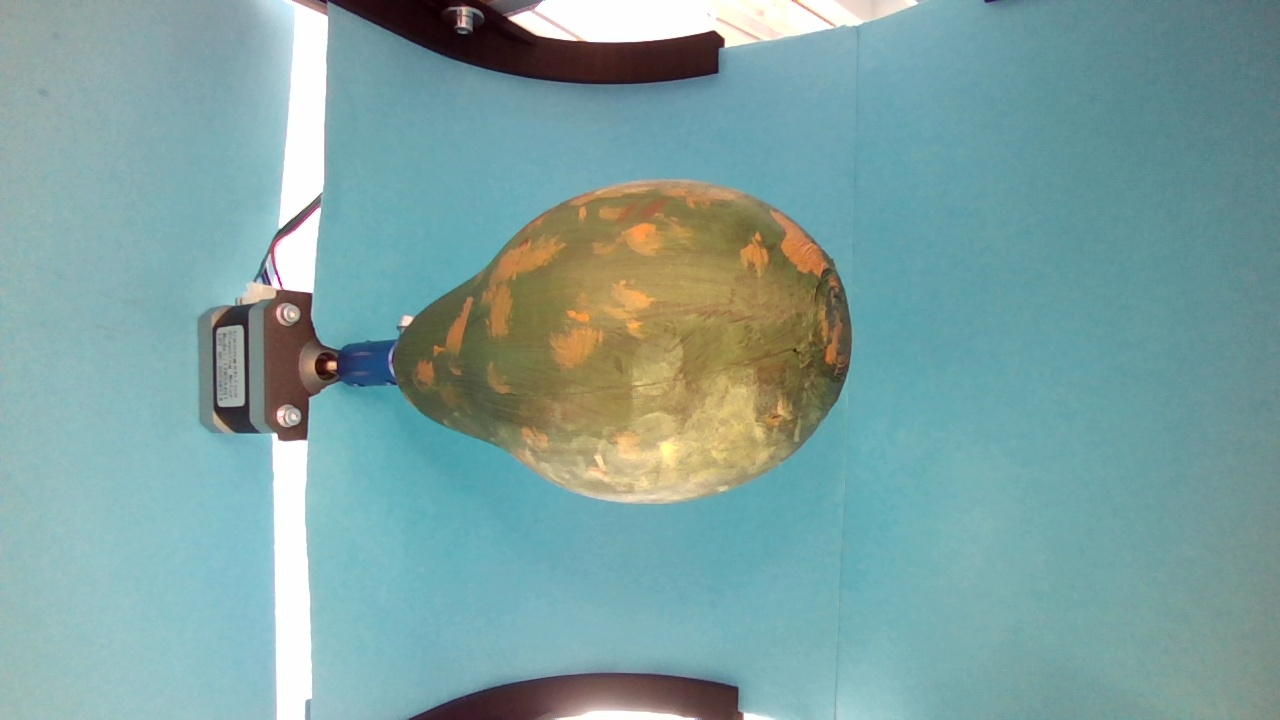
#> input picture datasets/machine4/images/test_125_1.jpg, 1280 x 720 px, found by its file name; its folder holds only this picture in this run
$ python crop_images.py
#> lines starting #> are read from the running program, lines starting #| are printed output that depends on the picture
import os
from PIL import Image
import cv2
import numpy as np

def crop_images(input_folder, output_folder, crop=[130, 400, 180, 300],  intensity=0.0):
#> called with input_folder = 'datasets/machine4/images', output_folder = 'datasets/machine4/images_cropped', intensity = 0
    os.makedirs(output_folder, exist_ok=True)

    for filename in os.listdir(input_folder):
        if filename.lower().endswith((".png", ".jpg", ".jpeg", ".bmp", ".tiff")):
            input_path = os.path.join(input_folder, filename)
            image = Image.open(input_path)
#> image is the input picture: PIL image 1280x720 RGB; mean R, G, B 126.3, 161.9, 160.5

            width, height = image.size
#> width = 1280; height = 720
            left = crop[3]
            top = crop[0]
            right = width - crop[1]
#> right = 960
            bottom = height - crop[2]
#> bottom = 540

            if right <= left or bottom <= top:
                print(f"Skipping {filename}: image too small to crop.")
                continue

            cropped = image.crop((left, top, right, bottom))
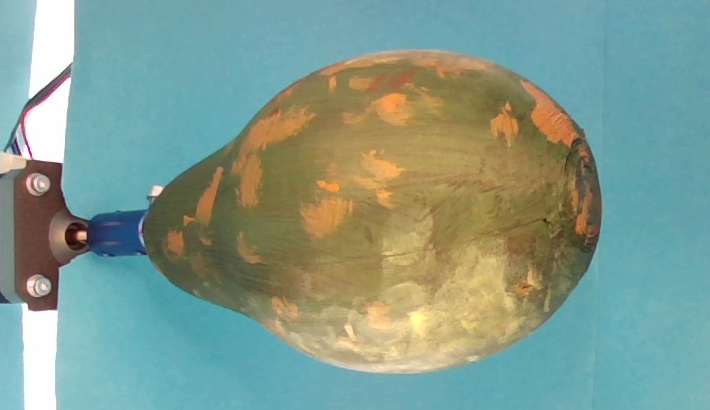
#> cropped: PIL image 710x410 RGB; mean R, G, B 130, 155.6, 142.4

            img_float = np.array(cropped).astype(np.float32) / 255.0

            # Convert to HSV to target bright regions
            hsv = cv2.cvtColor(img_float, cv2.COLOR_BGR2HSV)
#> hsv: shape (410, 710, 3) float32; mean H, S, V 111.5, 0.4, 0.7
            v = hsv[:, :, 2]
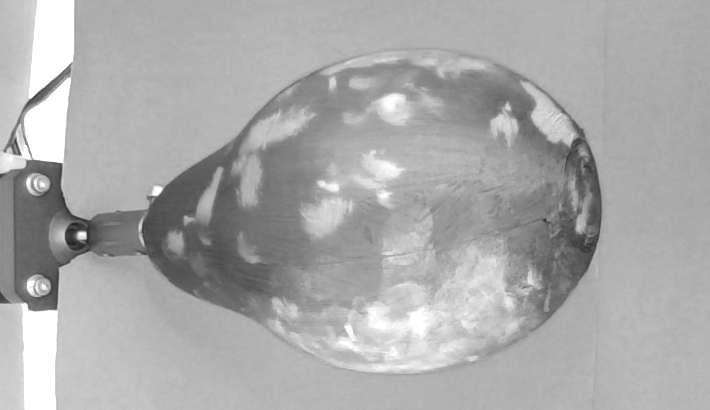
#> v: shape (410, 710) float32; min 0.125, max 1, mean 0.666

            # Reduce highlights: darken pixels with high brightness
            v = np.where(v > 0.8, v * (1 - intensity), v)
            hsv[:, :, 2] = np.clip(v, 0, 1)

            result = cv2.cvtColor(hsv, cv2.COLOR_HSV2BGR)
            result = (result * 255).astype(np.uint8)
            result = Image.fromarray(result)


            output_path = os.path.join(output_folder, filename)
            result.save(output_path)
            print(f"Cropped and saved: {output_path}")

# Example usage:
# crop_images("input_folder_path", "output_folder_path")

if __name__ == '__main__':
    crop_images("datasets/machine4/images", "datasets/machine4/images_cropped", crop=[130, 320, 180, 250])

$ run again, on datasets/machine4/images/test_125_211.jpg
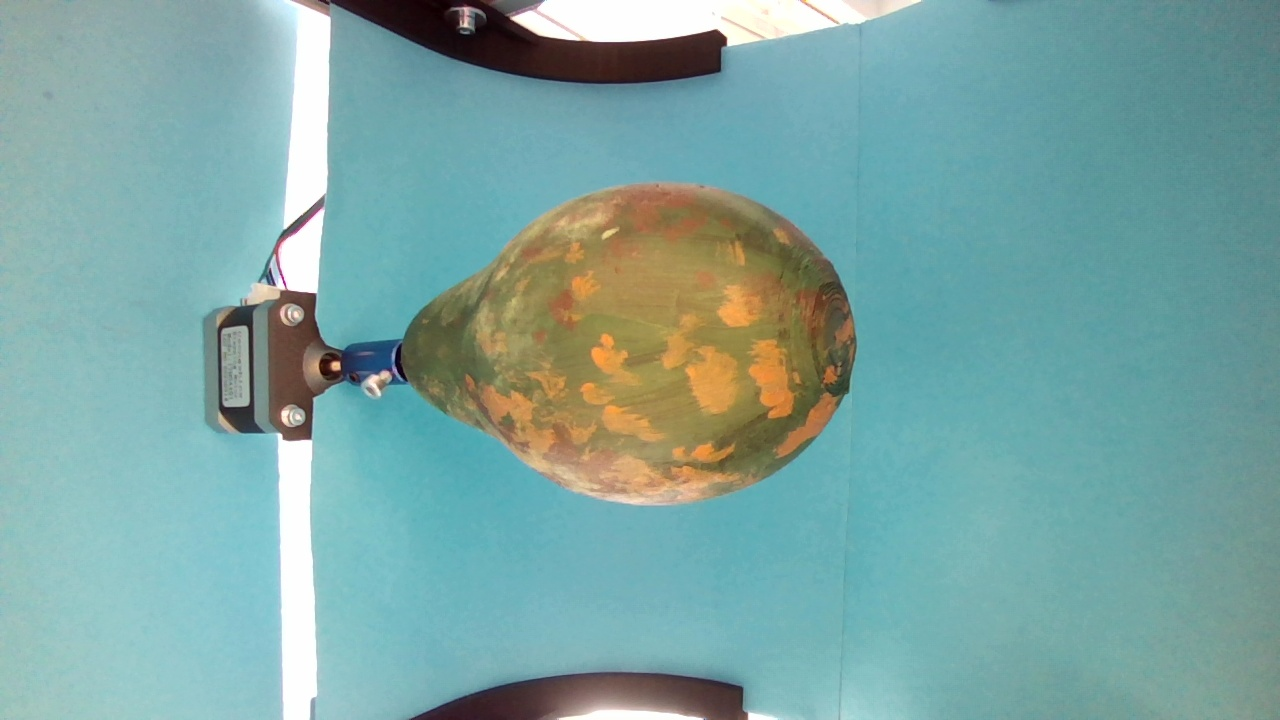
#> input picture datasets/machine4/images/test_125_211.jpg, 1280 x 720 px, found by its file name
#> in crop_images, image is the input picture: PIL image 1280x720 RGB; mean R, G, B 124.3, 165.3, 162.2
#> in crop_images, `cropped = image.crop((left, top, right, bottom))`:
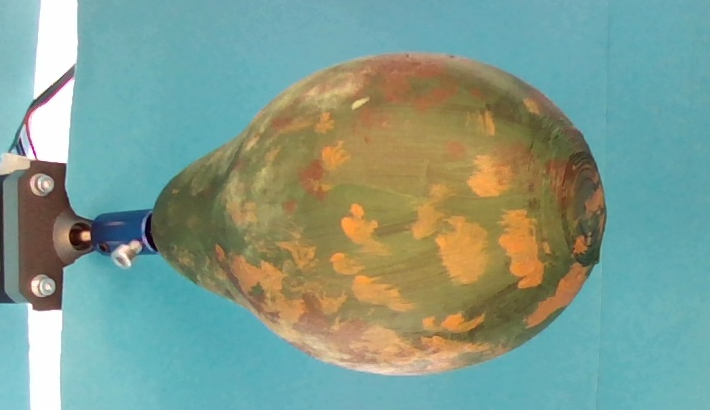
#> cropped: PIL image 710x410 RGB; mean R, G, B 128.5, 156.6, 142.1
#> hsv: shape (410, 710, 3) float32; mean H, S, V 112.8, 0.4, 0.7
#> in crop_images, `v = hsv[:, :, 2]`:
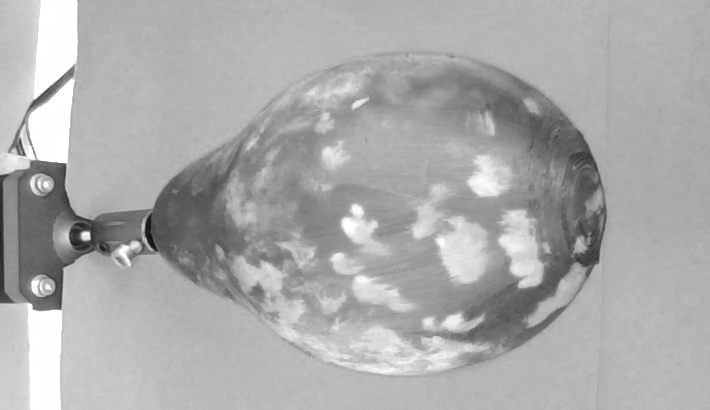
#> v: shape (410, 710) float32; min 0.0471, max 1, mean 0.672

$ run again, on datasets/machine4/images/test_125_271.jpg
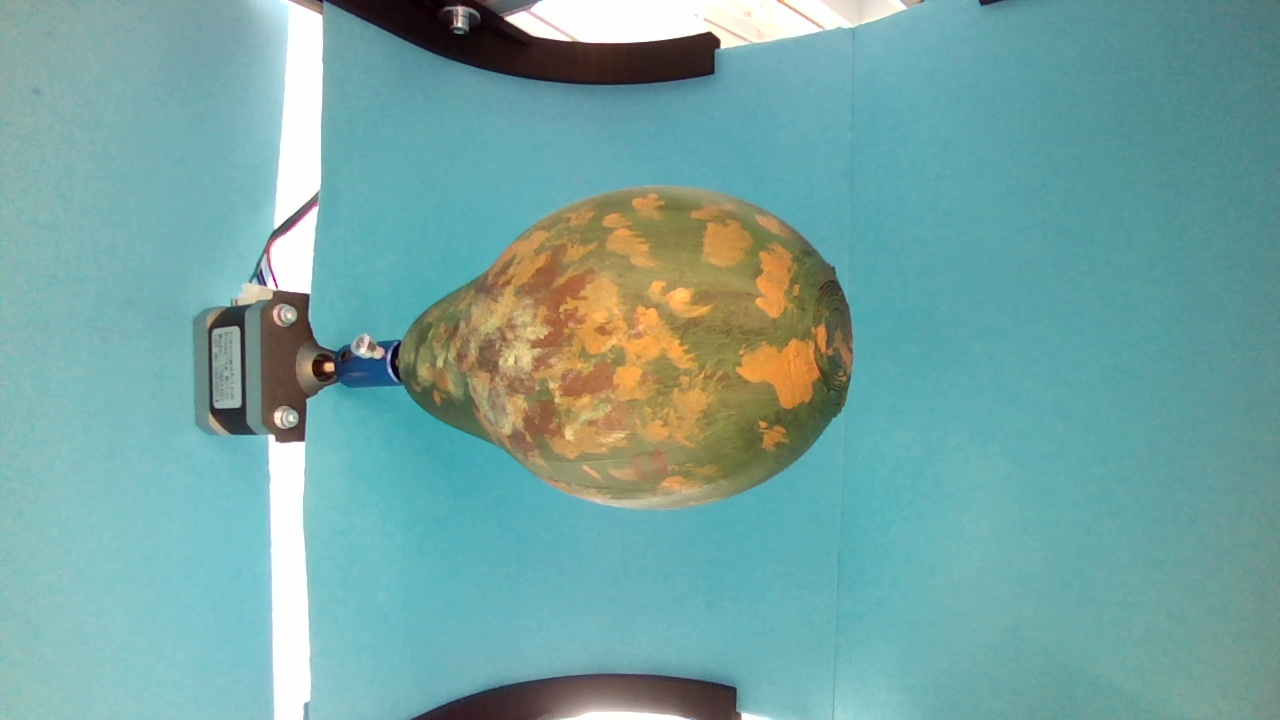
#> input picture datasets/machine4/images/test_125_271.jpg, 1280 x 720 px, found by its file name
#> in crop_images, image is the input picture: PIL image 1280x720 RGB; mean R, G, B 117.4, 165.2, 161.9
#> in crop_images, `cropped = image.crop((left, top, right, bottom))`:
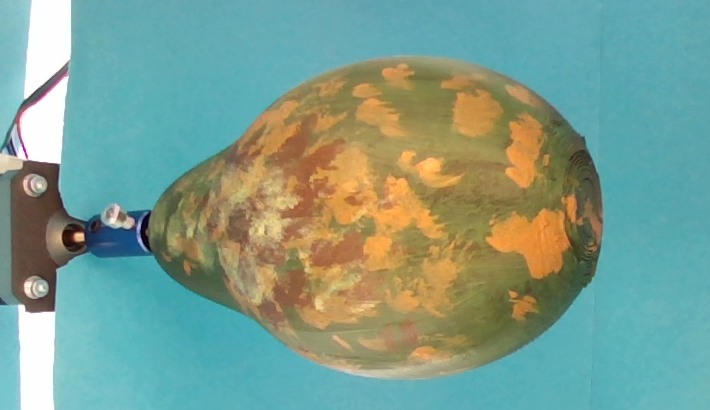
#> cropped: PIL image 710x410 RGB; mean R, G, B 125, 158.2, 142.9
#> hsv: shape (410, 710, 3) float32; mean H, S, V 112, 0.5, 0.7
#> in crop_images, `v = hsv[:, :, 2]`:
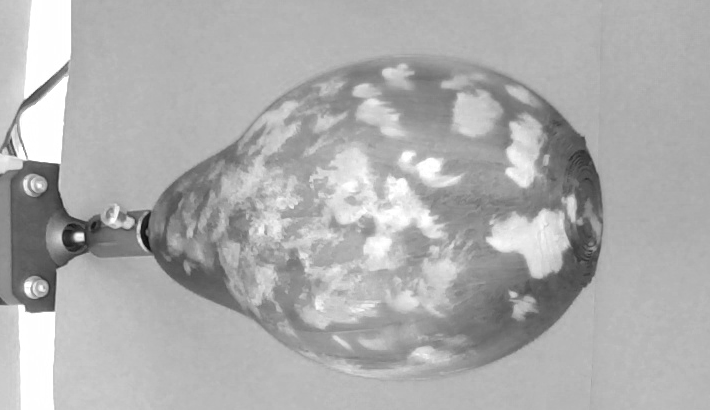
#> v: shape (410, 710) float32; min 0.0431, max 1, mean 0.68

$ run again, on datasets/machine4/images/test_125_121.jpg
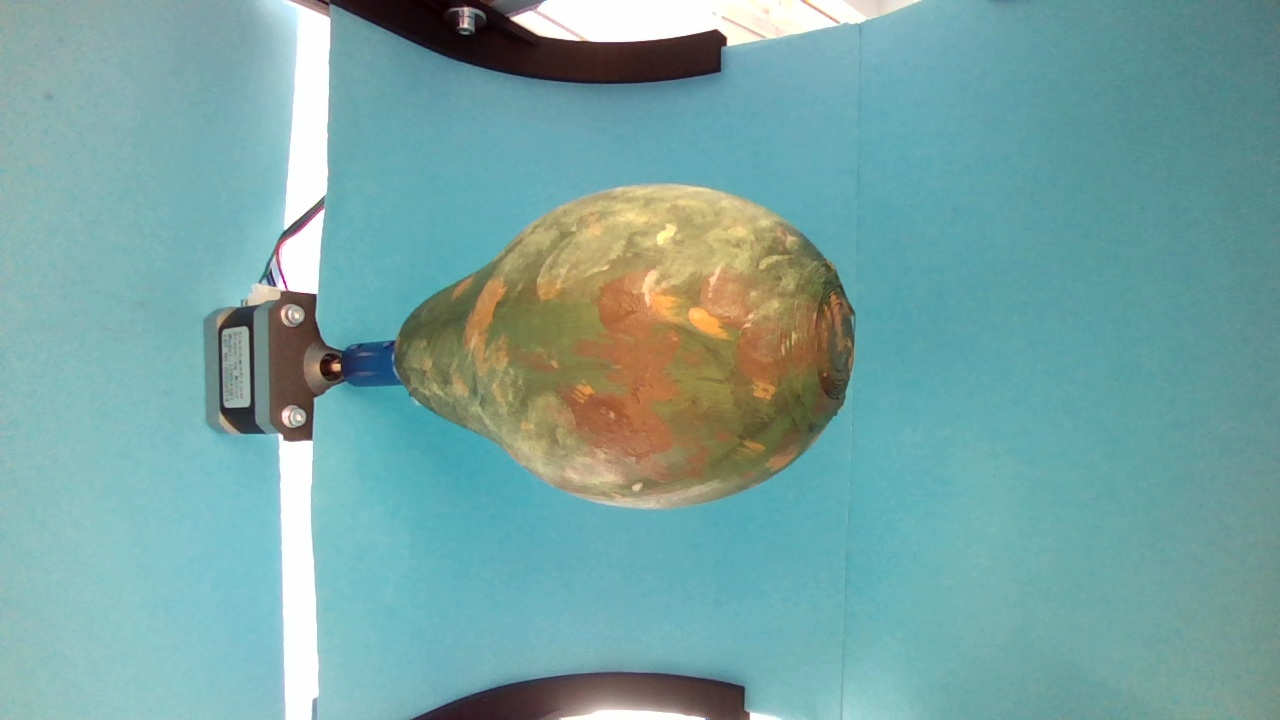
#> input picture datasets/machine4/images/test_125_121.jpg, 1280 x 720 px, found by its file name
#> in crop_images, image is the input picture: PIL image 1280x720 RGB; mean R, G, B 119.9, 164.6, 162.7
#> in crop_images, `cropped = image.crop((left, top, right, bottom))`:
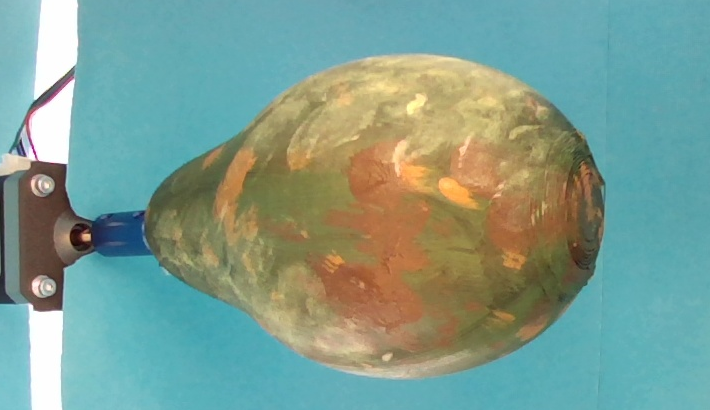
#> cropped: PIL image 710x410 RGB; mean R, G, B 125.6, 157.4, 144.5
#> hsv: shape (410, 710, 3) float32; mean H, S, V 111.9, 0.4, 0.7
#> in crop_images, `v = hsv[:, :, 2]`:
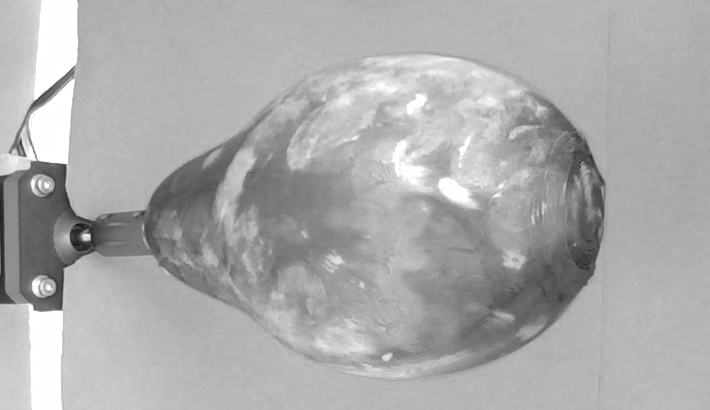
#> v: shape (410, 710) float32; min 0.0588, max 1, mean 0.673
